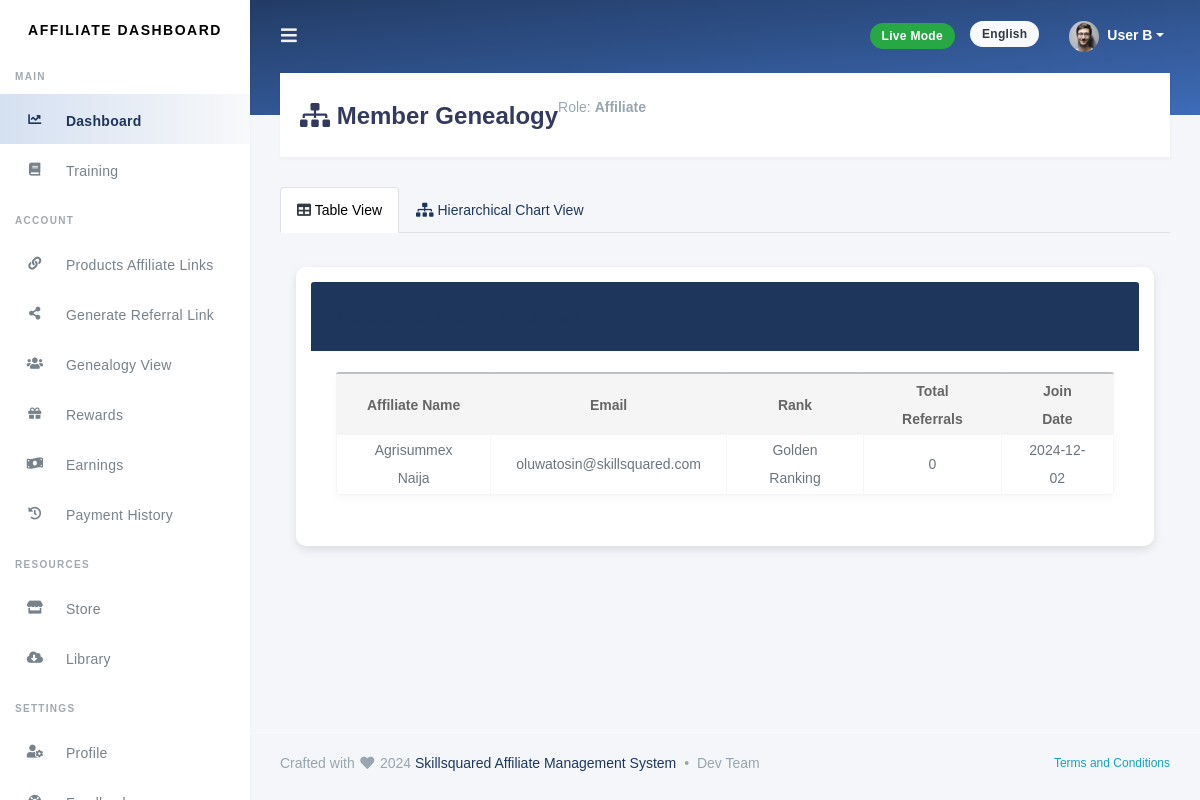
/affiliates/genealogy/ (signed in), run on the app's committed database.
### users/models.py (models this page shows, shortened)
class CustomUser(AbstractUser):
    full_name = models.CharField(max_length=255, null=True, blank=True)
    USER_TYPES = (
        ('admin', 'Admin'),
        ('affiliate', 'Affiliate'),
    )
    user_type = models.CharField(max_length=10, choices=USER_TYPES, default='affiliate')

### ranking/models.py (models this page shows, shortened)
class Rank(models.Model):
    title = models.CharField(max_length=100, unique=True)
    description = models.TextField(null=True, blank=True)
    logo = models.ImageField(upload_to='rank_logos/', null=True, blank=True)
    node_color = models.CharField(max_length=7, default="#000000")  # Hex color code
    min_personal_referrals = models.PositiveIntegerField(default=0)
    min_total_referrals = models.PositiveIntegerField(default=0)
    reward = models.DecimalField(max_digits=10, decimal_places=2, default=0.0)
    personal_referral_commission = models.DecimalField(max_digits=5, decimal_places=2, default=5.0)  # %
    initial_level_commission = models.DecimalField(max_digits=5, decimal_places=2, default=5.0)  # %
    renewal_level_commission = models.DecimalField(max_digits=5, decimal_places=2, default=5.0)  # %
    admin_note = models.TextField(null=True, blank=True)
    is_active = models.BooleanField(default=True)  # Rank visibility

### affiliates/models.py (models this page shows, shortened)
class BaseModel(models.Model):
    created_at = models.DateTimeField(auto_now_add=True)
    updated_at = models.DateTimeField(auto_now=True)
    class Meta:
        abstract = True

class Affiliate(BaseModel):
    user = models.OneToOneField(settings.AUTH_USER_MODEL, on_delete=models.CASCADE)
    commission_rate = models.DecimalField(max_digits=5, decimal_places=2, default=5.0)
    training_completed = models.BooleanField(default=False)
    referrals = models.PositiveIntegerField(default=0)
    payout_threshold = models.DecimalField(max_digits=10, decimal_places=2, default=50.0)
    referred_by = models.ForeignKey(
        'self', null=True, blank=True, on_delete=models.SET_NULL, related_name='referrals_downline'
    )
    objects = AffiliateManager()  # Attach custom manager

### affiliates/views.py (the view)
# urls.py: path('genealogy/', view_genealogy, name='view_genealogy'),  # Add this if missing
@login_required
def view_genealogy(request):
    if request.user.user_type != 'affiliate':
        return HttpResponseForbidden("You are not authorized to access this page.")
    affiliate = request.user.affiliate
    referrals = Affiliate.objects.filter(referred_by=affiliate).select_related('rank__current_rank')
    genealogy = [
        {
            'name': referral.user.full_name or referral.user.username,
            'email': referral.user.email,
            'rank': referral.rank.current_rank.title if hasattr(referral, 'rank') and referral.rank.current_rank else "No Rank",
            'referrals': referral.referrals,
            'join_date': referral.created_at,
        }
        for referral in referrals
    ]
    ranks = Rank.objects.filter(is_active=True).order_by('min_personal_referrals')
    return render(request, 'affiliates/genealogy.html', {'genealogy': genealogy, 'ranks': ranks})

### templates/affiliates/genealogy.html (shortened to what this page needs)
{% extends 'base.html' %}
{% load static %}
{% block content %}
<div class="section-header">
  <h1><i class="fa fa-fw fa-sitemap"></i> Member Genealogy</h1>
  <p class="text-muted">Role: <strong>{{ user.user_type|capfirst }}</strong></p>
</div>
<div class="section-body">
  <ul class="nav nav-tabs" id="genealogyTab" role="tablist">
    <li class="nav-item">
      <a class="nav-link active" id="table-view-tab" data-toggle="tab" href="#table-view" role="tab" aria-controls="table-view" aria-selected="true">
        <i class="fa fa-table"></i> Table View
      </a>
    </li>
    <li class="nav-item">
      <a class="nav-link" id="chart-view-tab" data-toggle="tab" href="#chart-view" role="tab" aria-controls="chart-view" aria-selected="false">
        <i class="fa fa-sitemap"></i> Hierarchical Chart View
      </a>
    </li>
  </ul>
  <div class="tab-content mt-4 px-3" id="genealogyTabContent">
    <div class="tab-pane fade show active" id="table-view" role="tabpanel" aria-labelledby="table-view-tab">
      <div class="card mb-4">
        <div class="card-header bg-primary text-white">
          <h4>Member Genealogy - Table View</h4>
        </div>
        <div class="card-body">
          <div class="table-responsive">
            <table class="table table-bordered table-hover">
              <thead class="thead-dark">
                <tr>
                  <th>Affiliate Name</th>
                  <th>Email</th>
                  <th>Rank</th>
                  <th>Total Referrals</th>
                  <th>Join Date</th>
                </tr>
              </thead>
              <tbody>
                {% if genealogy %}
                  {% for member in genealogy %}
                  <tr>
                    <td>{{ member.name }}</td>
                    <td>{{ member.email }}</td>
                    <td>{{ member.rank }}</td>
                    <td>{{ member.referrals }}</td>
                    <td>{{ member.join_date|date:"Y-m-d" }}</td>
                  </tr>
                  {% endfor %}
                {% else %}
                <tr>
                  <td colspan="5" class="text-center">No members in your genealogy.</td>
                </tr>
                {% endif %}
              </tbody>
            </table>
          </div>
        </div>
      </div>
    </div>
  </div>
</div>
<link rel="stylesheet" href="https://cdnjs.cloudflare.com/ajax/libs/treant-js/1.0/Treant.min.css">
{% endblock %}

### static/css/custom.css (style rules this page uses)
::placeholder { font-size: 0.9em; font-family: "Segoe UI", "Georgia", "Helvetica", Arial; color: #bebebe !important; }
.table-responsive { box-shadow: 0 4px 8px rgba(0, 0, 0, 0.03); border-radius: 3px; border-top: 2px solid #bcc1c6; background-color: #fff; margin-bottom: 16px; }

### templates/affiliates/genealogy.html (style rules this page uses)
.section-body { margin-top: 20px; }
.card { border-radius: 10px; box-shadow: 0 4px 10px rgba(0, 0, 0, 0.1); padding: 15px; margin-bottom: 20px; }
.card-header { padding: 15px; background-color: #343a40; color: white; }
.table { margin-bottom: 0; }
.table th, .table td { text-align: center; vertical-align: middle; }
.thead-dark th { background-color: #495057; color: white; }
.card-body { padding: 20px; }

### data on the page
CustomUser: user_type "Affiliate"
CustomUser: name "Agrisummex Naija", email "oluwatosin@skillsquared.com"
Rank: rank "Golden Ranking"
Affiliate: join_date "2024-12-02"

### other printed values
{{ member.referrals }} "0"
